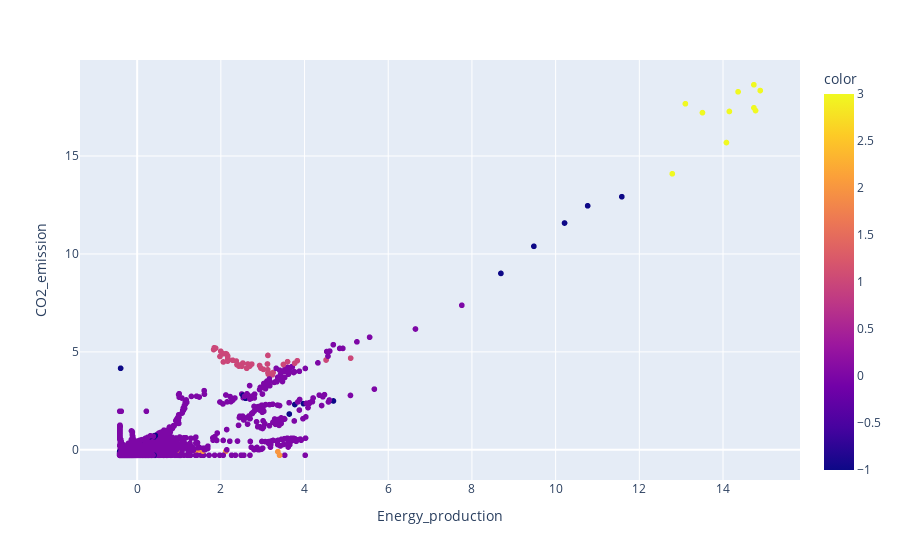

The code cell stored with this chart in its notebook:
### Markdown cell above
Aquí vemos que tenemos un coeficiente de silueta aceptable siendo los mayores  en eps = 3.4000000000000004 y eps = 3.5000000000000004 con 0.573 en ambos y un ruido de 34 y 32 respectivamente. Esta clasificación tiene más sentido y ayuda a confirmar a K-Means.Además, la clasificación de DBSCAN mejora la de K-means porque ahora tenemos un coeficiente de silueta general por encima de 0.5. Veamoslo representado en un scatterplot, y recordemos que no hemos tocado el parámetro minPts:

### Code cell
# representamos el mejor de ambos que en este caso es el que menor ruido tiene
db2 = DBSCAN(eps=3.5000000000000004).fit(df_procesed)
labels = db2.labels_
px.scatter(data_frame=df_procesed,x="Energy_production",y="CO2_emission",color=labels)

### Figure 1 — Plotly figure (JSON) as saved in the notebook; plotly's stock layout.template omitted (floating-point values rounded to 4 significant figures; data arrays with more than 128 entries replaced by an {"elided": "..."} marker saying what was removed)
{"data": [{"hovertemplate": "Energy_production=%{x}<br>CO2_emission=%{y}<br>color=%{marker.color}<extra></extra>", "legendgroup": "", "marker": {"color": {"elided": "6484 int values"}, "coloraxis": "coloraxis", "symbol": "circle"}, "mode": "markers", "name": "", "showlegend": false, "type": "scattergl", "x": {"elided": "6484 float values"}, "xaxis": "x", "y": {"elided": "6484 float values"}, "yaxis": "y"}], "layout": {"coloraxis": {"colorbar": {"title": {"text": "color"}}, "colorscale": [[0, "#0d0887"], [0.1111, "#46039f"], [0.2222, "#7201a8"], [0.3333, "#9c179e"], [0.4444, "#bd3786"], [0.5556, "#d8576b"], [0.6667, "#ed7953"], [0.7778, "#fb9f3a"], [0.8889, "#fdca26"], [1, "#f0f921"]]}, "legend": {"tracegroupgap": 0}, "margin": {"t": 60}, "xaxis": {"anchor": "y", "domain": [0, 1], "title": {"text": "Energy_production"}}, "yaxis": {"anchor": "x", "domain": [0, 1], "title": {"text": "CO2_emission"}}}}
